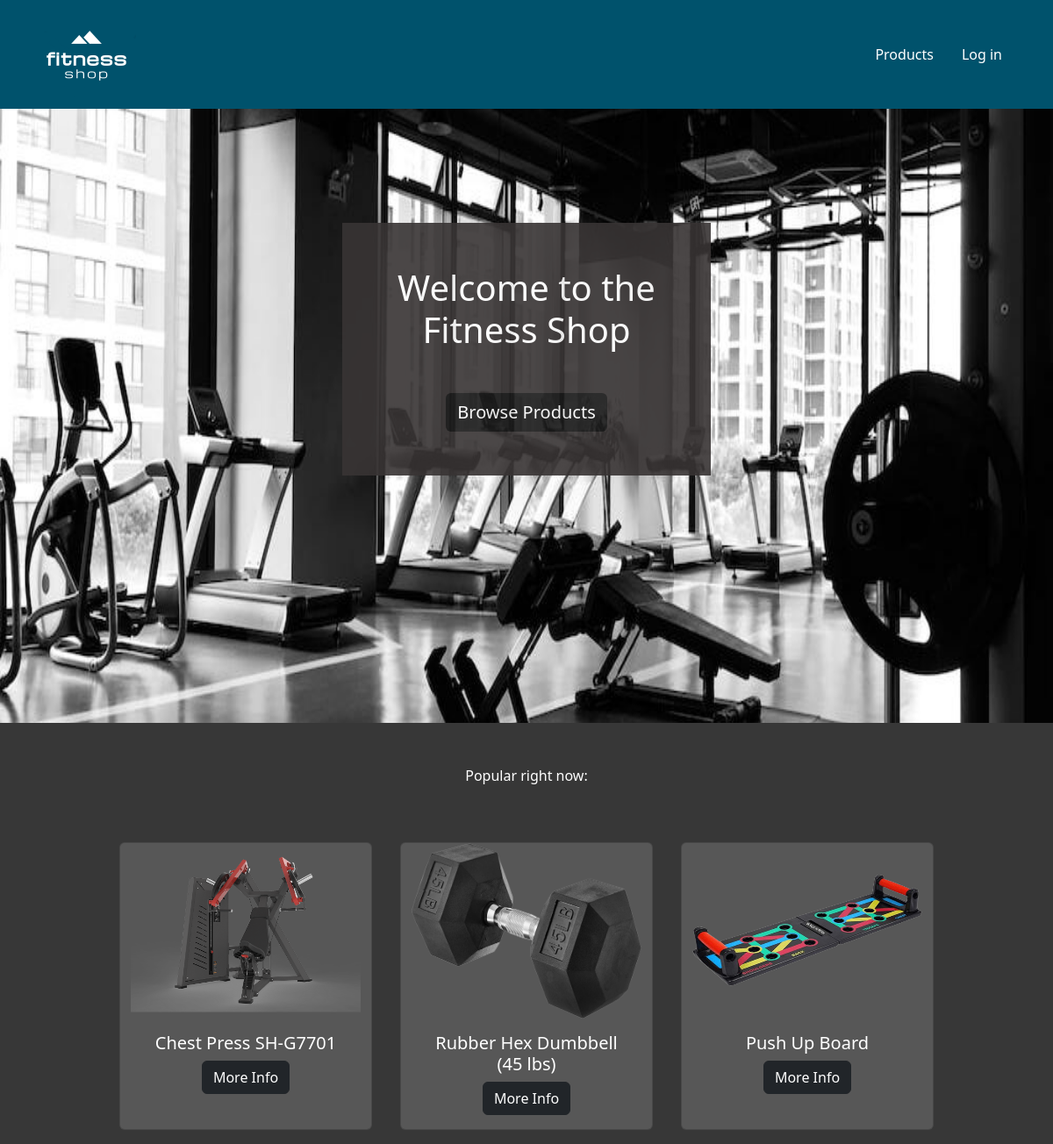
The page / on the database its author committed.
### ApplikacijaZaSportskaOpremaApp/models.py (models this page shows, shortened)
class Produkt(models.Model):
    productName = models.CharField(max_length=50)
    productDesc = models.TextField(max_length=500, default="")
    price = models.IntegerField(default=0)
    image = models.ImageField(default="")
    user = models.ForeignKey(User, on_delete=models.CASCADE, null=True, blank=True)
    category = models.ForeignKey(Category, on_delete=models.CASCADE)

### ApplikacijaZaSportskaOpremaApp/views.py (the view)
# urls.py: path('', index, name="index"),
def index(request):
    queryset = Produkt.objects.all()[:3]
    context = {"products": queryset}
    return render(request, "index.html", context=context)

### templates/index.html (shortened to what this page needs)
<!DOCTYPE html>
<html lang="en">
<head>
    <link href="https://cdn.jsdelivr.net/npm/bootstrap@5.3.1/dist/css/bootstrap.min.css" rel="stylesheet">
</head>
<body style="background-color: #373737">
    {% load static %}
    {% include 'navbar.html' %}
    <div style="background-image: url('{% static 'sliki/LandingPageBackgroundImageCropped.jpg' %}');
                    background-size: 100% 1100px;
                    height: 700px;
                    padding-top: 130px;
                    ">
        <div class="container text-center"
             style="padding: 50px;
                    width: 35%;
                    background-color: #383434;
                    opacity: 90%;">
            <h1 class="text-white mb-5">Welcome to the <br> Fitness Shop</h1>
            <div>
                <a href="/categories">
                    <button type="button" class="btn text-white" style="background-color: #1a1a1a; font-size: 20px">Browse Products</button>
                </a>
            </div>
        </div>
    </div>
    <div class="container mt-5">
        <div class="text-center text-white">Popular right now:</div>
        <div class="mt-5">
        <div class="card-group text-center">
        <div class="row text-center" style="margin: auto">
            {% for produkt in products %}
            <div class="card m-3 text-white" style="width: 18rem; background-color: #575757;">
            <img src="{{MEDIA_URL}}{{produkt.image.url}}" class="card-img-top" alt="..." style="height: 200px;">
            <div class="card-body">
                <h5 class="card-title">{{produkt.productName}}</h5>
                <div class="text-center" style="margin: auto">
                    <a href="{% url 'details' produkt.id %}" class="btn btn-dark">More Info</a>
                </div>
            </div>
            </div>
            {% endfor %}
        </div>
        </div>
        </div>
    </div>
</body>
</html>

### rows shown on the page
Produkt: image (picture), productName "Chest Press SH-G7701"
Produkt: image (picture), productName "Rubber Hex Dumbbell (45 lbs)"
Produkt: image (picture), productName "Push Up Board"
